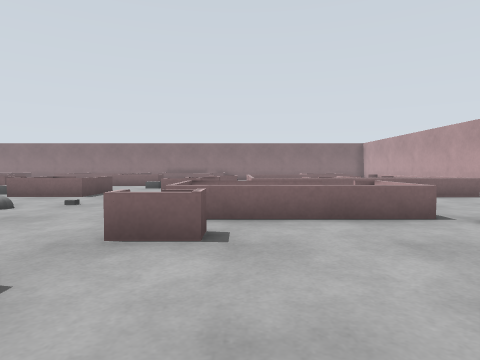
[1] (above)

24 first-person views from a walk through a world built for the Gazebo simulator. The camera is 0.74 m above the floor, tilts 2° down and sees 75° across. The floor is counted in squares, 1 m on a side. Each view is taken from the middle of a square. On the plan, view 1 faces up. The plan holds only what a view shows up to about 10 squares ahead; the rest is blank.

[2]
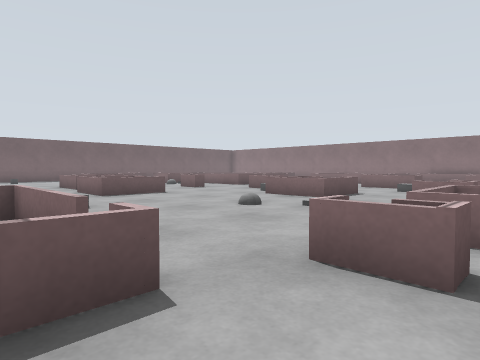

[3]
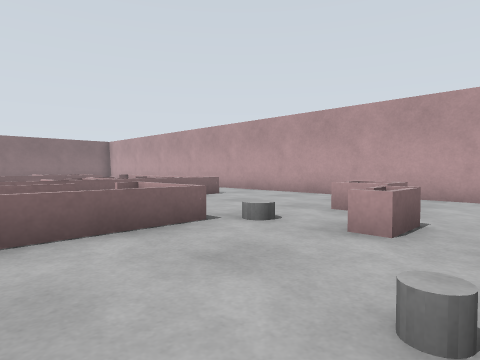

[4]
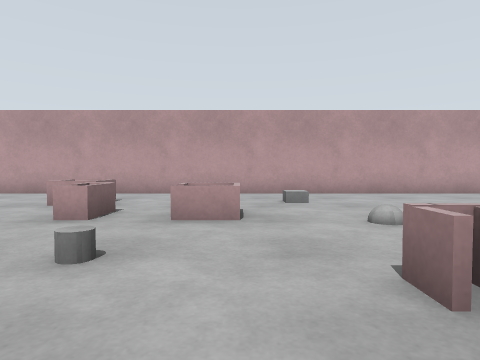

[5]
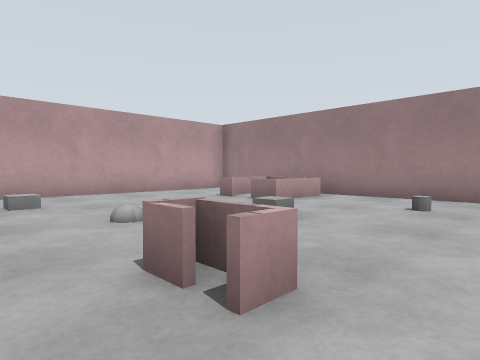

[6]
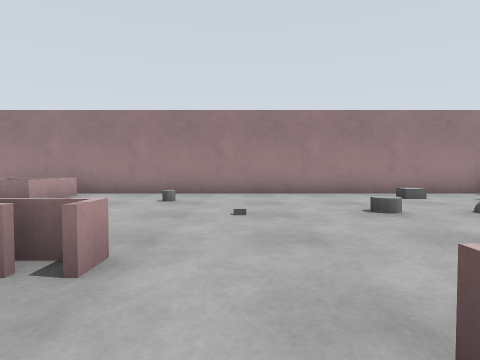

[7]
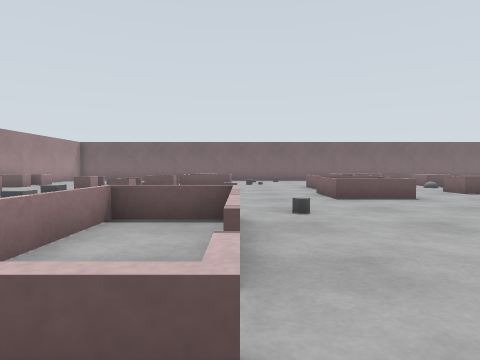

[8]
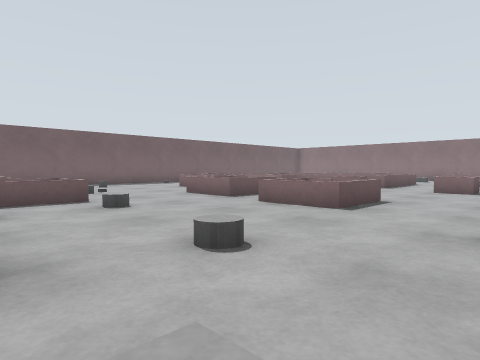

[9]
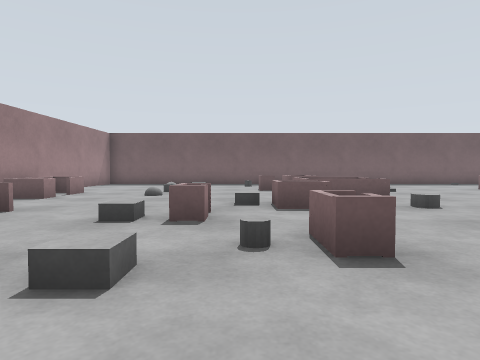

[10]
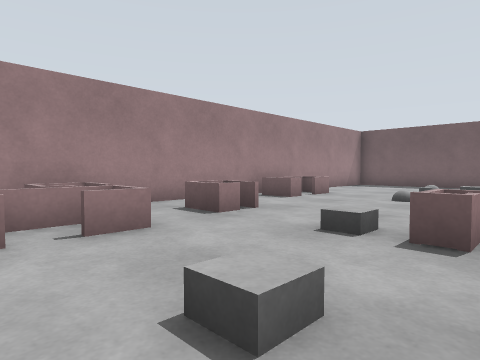

[11]
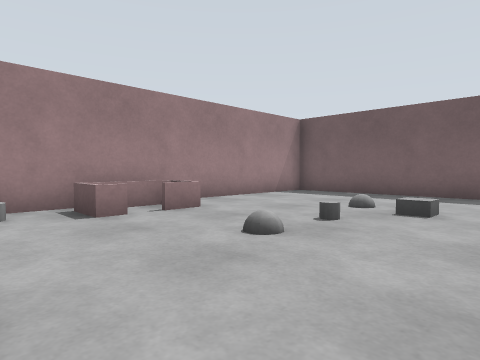

[12]
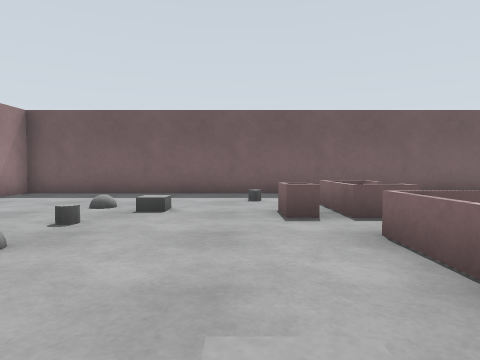

[13]
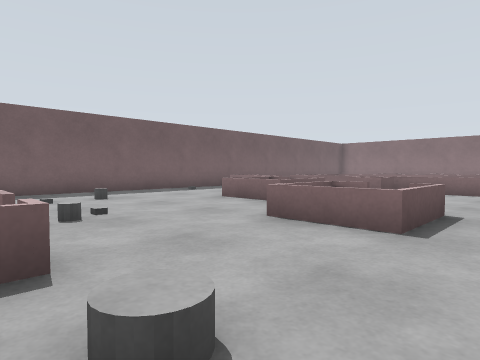

[14]
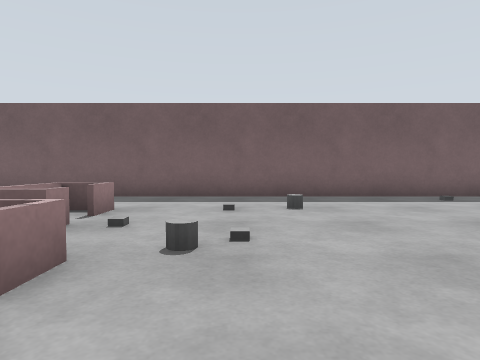

[15]
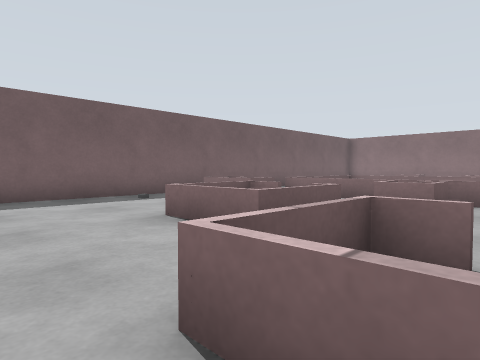

[16]
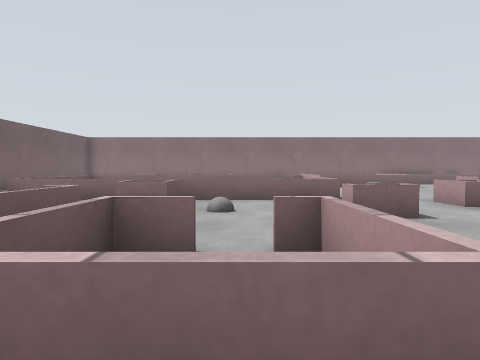

[17]
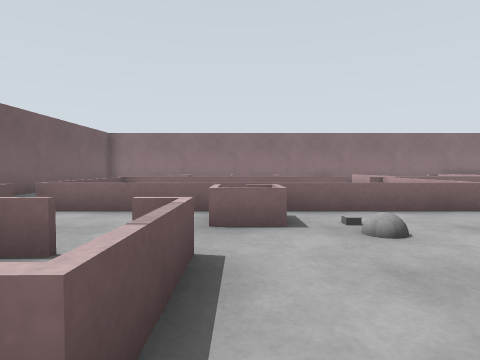

[18]
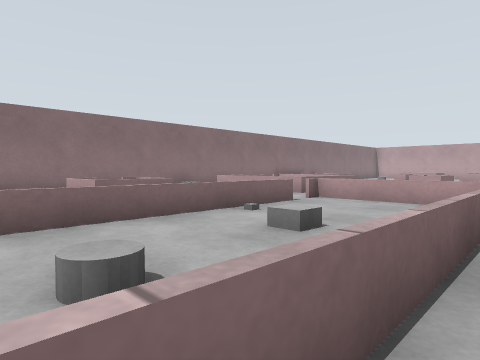

[19]
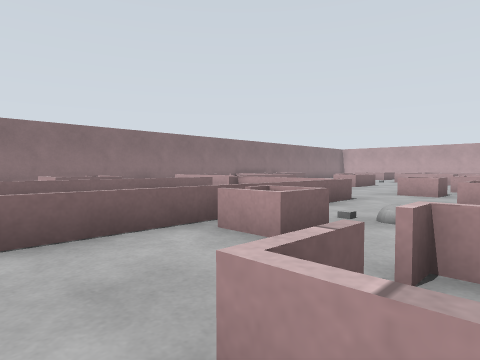

[20]
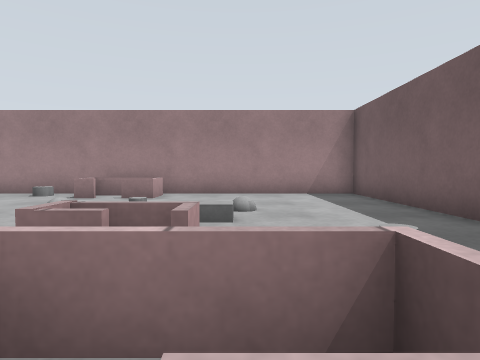

[21]
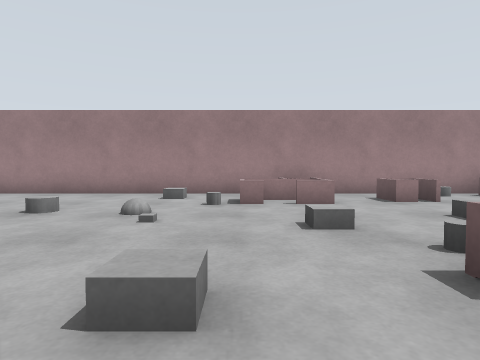

[22]
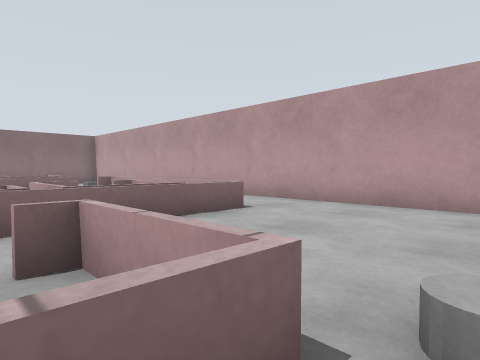

[23]
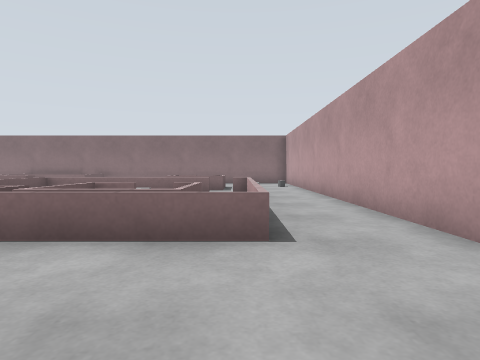

[24]
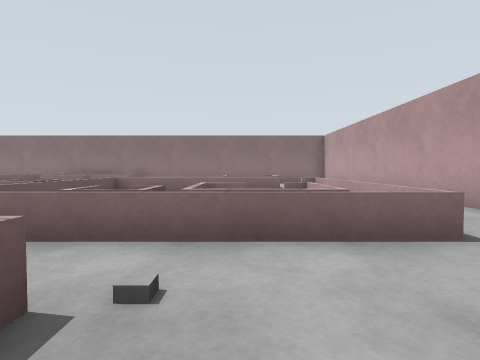

### Floor plan
Key: @ floor where view 1 was taken; # wall or solid block; x gap in a wall; . floor; / step, stairs or slope; = window, fence, low wall or low ledge; B grey ball; C grey cylinder; G grey box; O other object.
Columns run from 22 left of view 1 to 9 right of it. Each row starts with its distance up from view 1.
 22      ####
 21
 20        ===
 19        =#=
 18        x==
 17             ==
 16 #          ..
 15 #. =======x=                 ..#
 14 #. ==..G...=          =====x=..#
 13    ==C.GG..=          =# OO =..#
 12    =========...    O ==     =..#
 11   ==...=......=   .. ==  ====..#
 10 # ==...=......=O= =.  =#==#==..#
  9 #.  .===.B.=...O= =. ==#=====..#
  8 #....=#=........===.=========..#
  7 #....==.=.=.........  ==.......#
  6 #.......=.====....B. =  .=.....#
  5 #.......==x===.......= ===.....#
  4 #..C.......===............C.=  #
  3 #...............C....=......=..#
  2 #.....C=..C.....x==x=.....=....#
  1 #......==.....C.=#..=...C.=.   #
  0 #...==.==.......#== =.@...=....#
 -1 #....=...==..=.G......==....G..#
 -2 #..O.....G...C...........B.....#
 -3 #.............G.........   ....#
 -4 #...G.C....G.....B.C./..G   ...#
 -5 #...B..B..........CC...........#
 -6 #..........=.==#C......C..===..#
 -7 #.....===..=.==..G........#   .#
 -8 #......##C#..##...........##
 -9 #############################

Positions as (right, up) in squares from view 1, and headings:
1: (0, 0), facing up
2: (0, 1), facing up-left
3: (0, 1), facing up-right
4: (-1, 0), facing right
5: (-1, 0), facing down-right
6: (-1, 1), facing down
7: (-1, 2), facing left
8: (-6, -1), facing up-left
9: (-6, -2), facing left
10: (-7, -2), facing down-left
11: (-12, -2), facing down-left
12: (-12, -2), facing left
13: (-11, 1), facing up-left
14: (-13, 3), facing left
15: (-13, 4), facing up-left
16: (-13, 4), facing up
17: (-15, 6), facing up
18: (-18, 11), facing up-right
19: (-18, 8), facing up-right
20: (-18, 1), facing down
21: (-7, 1), facing down
22: (2, 4), facing up-right
23: (6, 5), facing up
24: (4, 5), facing up
